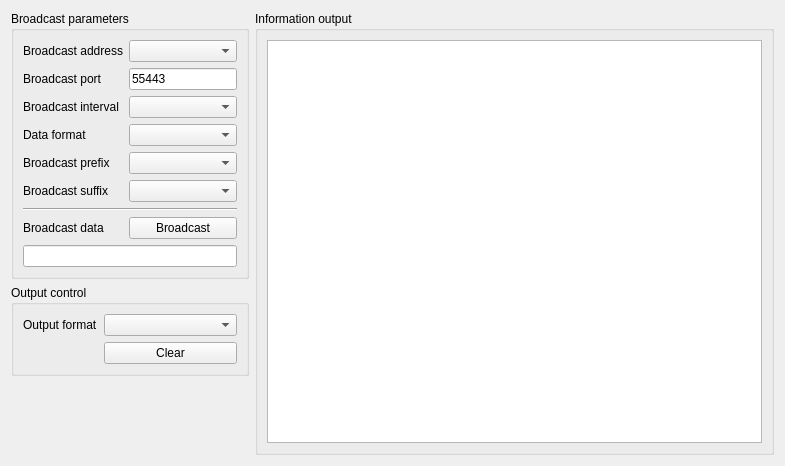
<?xml version="1.0" encoding="UTF-8"?>
<ui version="4.0">
 <class>SAKBroadcastAssistant</class>
 <widget class="QWidget" name="SAKBroadcastAssistant">
  <property name="geometry">
   <rect>
    <x>0</x>
    <y>0</y>
    <width>785</width>
    <height>466</height>
   </rect>
  </property>
  <property name="windowTitle">
   <string notr="true">Form</string>
  </property>
  <layout class="QGridLayout" name="gridLayout_2">
   <item row="1" column="0">
    <widget class="QGroupBox" name="groupBox_3">
     <property name="title">
      <string>Output control</string>
     </property>
     <layout class="QGridLayout" name="gridLayout_4">
      <item row="0" column="0">
       <widget class="QLabel" name="label_6">
        <property name="sizePolicy">
         <sizepolicy hsizetype="Fixed" vsizetype="Preferred">
          <horstretch>0</horstretch>
          <verstretch>0</verstretch>
         </sizepolicy>
        </property>
        <property name="text">
         <string>Output format</string>
        </property>
       </widget>
      </item>
      <item row="0" column="1">
       <widget class="QComboBox" name="comboBoxOutputFormat"/>
      </item>
      <item row="1" column="1">
       <widget class="QPushButton" name="pushButtonClear">
        <property name="text">
         <string>Clear</string>
        </property>
       </widget>
      </item>
     </layout>
    </widget>
   </item>
   <item row="0" column="0">
    <widget class="QGroupBox" name="groupBox">
     <property name="title">
      <string>Broadcast parameters</string>
     </property>
     <layout class="QGridLayout" name="gridLayout_3">
      <item row="5" column="1">
       <widget class="QComboBox" name="comboBoxBroadcastSuffix"/>
      </item>
      <item row="0" column="0">
       <widget class="QLabel" name="label">
        <property name="sizePolicy">
         <sizepolicy hsizetype="Fixed" vsizetype="Preferred">
          <horstretch>0</horstretch>
          <verstretch>0</verstretch>
         </sizepolicy>
        </property>
        <property name="text">
         <string>Broadcast address</string>
        </property>
       </widget>
      </item>
      <item row="1" column="1">
       <widget class="QLineEdit" name="lineEditBroadcastPort">
        <property name="sizePolicy">
         <sizepolicy hsizetype="Preferred" vsizetype="Fixed">
          <horstretch>0</horstretch>
          <verstretch>0</verstretch>
         </sizepolicy>
        </property>
        <property name="text">
         <string>55443</string>
        </property>
       </widget>
      </item>
      <item row="6" column="0" colspan="2">
       <widget class="Line" name="line">
        <property name="orientation">
         <enum>Qt::Horizontal</enum>
        </property>
       </widget>
      </item>
      <item row="3" column="0">
       <widget class="QLabel" name="label_8">
        <property name="sizePolicy">
         <sizepolicy hsizetype="Fixed" vsizetype="Preferred">
          <horstretch>0</horstretch>
          <verstretch>0</verstretch>
         </sizepolicy>
        </property>
        <property name="text">
         <string>Data format</string>
        </property>
       </widget>
      </item>
      <item row="3" column="1">
       <widget class="QComboBox" name="comboBoxBroadcastFormat"/>
      </item>
      <item row="2" column="1">
       <widget class="QComboBox" name="comboBoxBroadcastInterval"/>
      </item>
      <item row="4" column="0">
       <widget class="QLabel" name="label_5">
        <property name="sizePolicy">
         <sizepolicy hsizetype="Fixed" vsizetype="Preferred">
          <horstretch>0</horstretch>
          <verstretch>0</verstretch>
         </sizepolicy>
        </property>
        <property name="text">
         <string>Broadcast prefix</string>
        </property>
       </widget>
      </item>
      <item row="2" column="0">
       <widget class="QLabel" name="label_3">
        <property name="sizePolicy">
         <sizepolicy hsizetype="Fixed" vsizetype="Preferred">
          <horstretch>0</horstretch>
          <verstretch>0</verstretch>
         </sizepolicy>
        </property>
        <property name="text">
         <string>Broadcast interval</string>
        </property>
       </widget>
      </item>
      <item row="0" column="1">
       <widget class="QComboBox" name="comboBoxBroadcastAddress"/>
      </item>
      <item row="4" column="1">
       <widget class="QComboBox" name="comboBoxBroadcastPrefix"/>
      </item>
      <item row="5" column="0">
       <widget class="QLabel" name="label_7">
        <property name="sizePolicy">
         <sizepolicy hsizetype="Fixed" vsizetype="Preferred">
          <horstretch>0</horstretch>
          <verstretch>0</verstretch>
         </sizepolicy>
        </property>
        <property name="text">
         <string>Broadcast suffix</string>
        </property>
       </widget>
      </item>
      <item row="1" column="0">
       <widget class="QLabel" name="label_2">
        <property name="sizePolicy">
         <sizepolicy hsizetype="Fixed" vsizetype="Preferred">
          <horstretch>0</horstretch>
          <verstretch>0</verstretch>
         </sizepolicy>
        </property>
        <property name="text">
         <string>Broadcast port</string>
        </property>
       </widget>
      </item>
      <item row="8" column="0" colspan="2">
       <widget class="QLineEdit" name="lineEditBroadcastData">
        <property name="sizePolicy">
         <sizepolicy hsizetype="Preferred" vsizetype="Fixed">
          <horstretch>0</horstretch>
          <verstretch>0</verstretch>
         </sizepolicy>
        </property>
       </widget>
      </item>
      <item row="7" column="0">
       <widget class="QLabel" name="label_4">
        <property name="sizePolicy">
         <sizepolicy hsizetype="Preferred" vsizetype="Preferred">
          <horstretch>0</horstretch>
          <verstretch>0</verstretch>
         </sizepolicy>
        </property>
        <property name="text">
         <string>Broadcast data</string>
        </property>
       </widget>
      </item>
      <item row="7" column="1">
       <widget class="QPushButton" name="pushButtonBroadcast">
        <property name="text">
         <string>Broadcast</string>
        </property>
       </widget>
      </item>
     </layout>
    </widget>
   </item>
   <item row="2" column="0">
    <spacer name="verticalSpacer">
     <property name="orientation">
      <enum>Qt::Vertical</enum>
     </property>
     <property name="sizeHint" stdset="0">
      <size>
       <width>20</width>
       <height>40</height>
      </size>
     </property>
    </spacer>
   </item>
   <item row="0" column="1" rowspan="3">
    <widget class="QGroupBox" name="groupBox_2">
     <property name="sizePolicy">
      <sizepolicy hsizetype="Expanding" vsizetype="Expanding">
       <horstretch>0</horstretch>
       <verstretch>0</verstretch>
      </sizepolicy>
     </property>
     <property name="title">
      <string>Information output</string>
     </property>
     <layout class="QGridLayout" name="gridLayout">
      <item row="0" column="0">
       <widget class="QTextBrowser" name="textBrowserInformation"/>
      </item>
     </layout>
    </widget>
   </item>
  </layout>
 </widget>
 <resources/>
 <connections/>
</ui>
